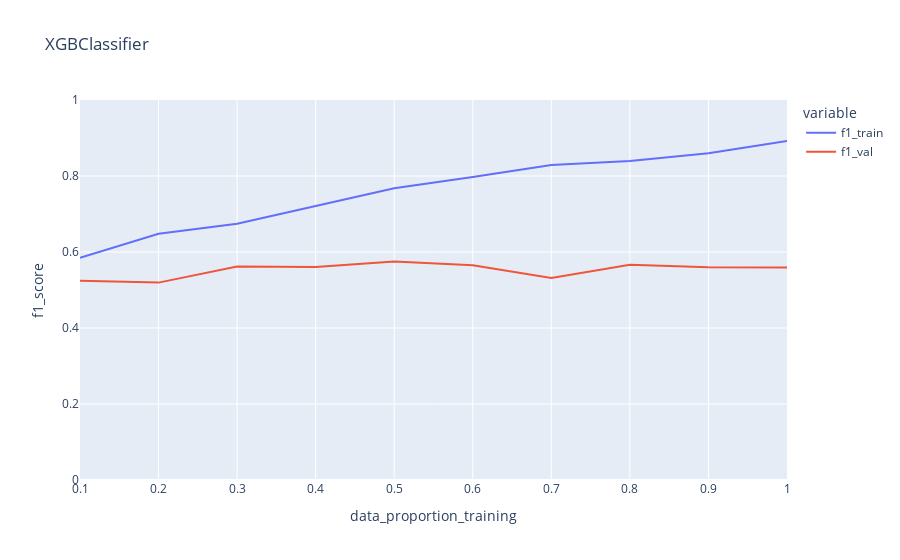
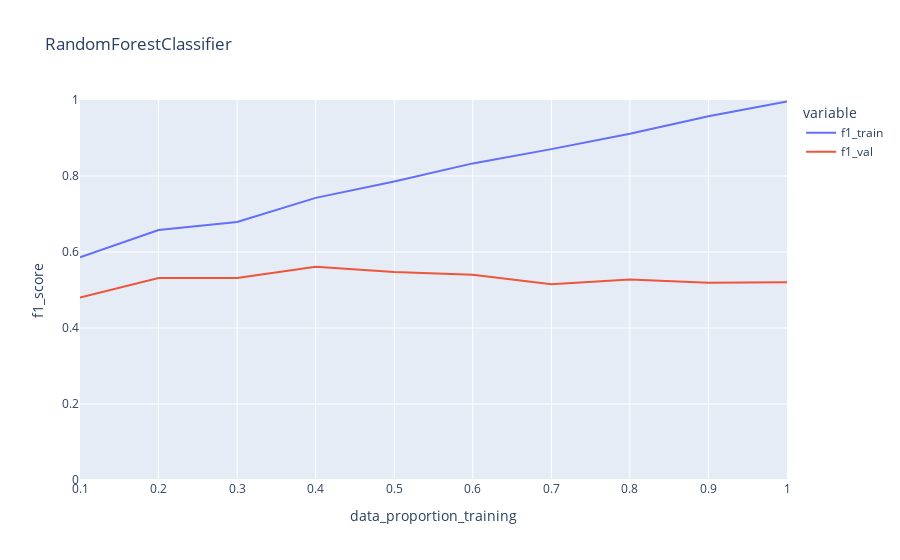
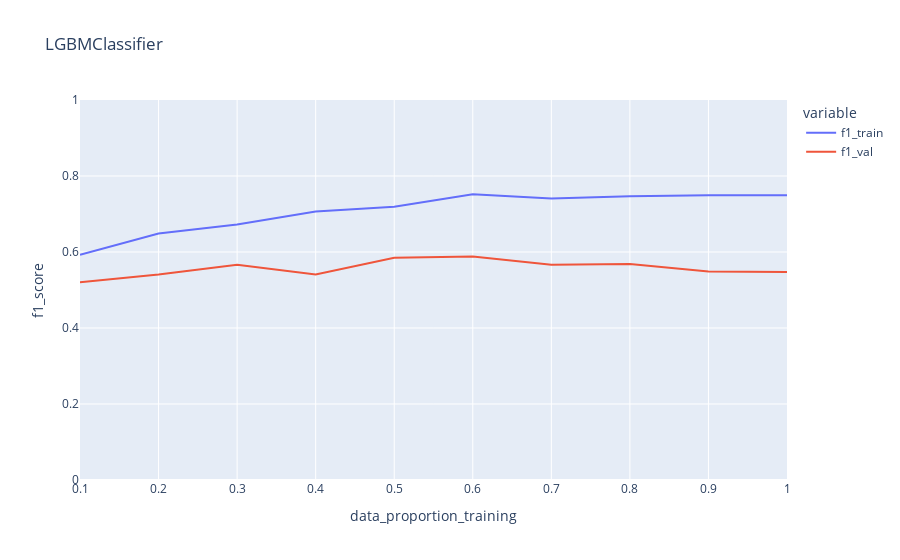

The notebook cell saved with these charts, in order:
### Code cell
for model in results['model'].unique().to_list():
    check_score_overfit(model)

### Figure 1 — Plotly figure (JSON) as saved in the notebook; plotly's stock layout.template omitted (floating-point values rounded to 4 significant figures)
{"data": [{"hovertemplate": "variable=f1_train<br>data_proportion_training=%{x}<br>f1_score=%{y}<extra></extra>", "legendgroup": "f1_train", "line": {"color": "#636efa", "dash": "solid"}, "marker": {"symbol": "circle"}, "mode": "lines", "name": "f1_train", "orientation": "v", "showlegend": true, "type": "scatter", "x": [0.1, 0.2, 0.3, 0.4, 0.5, 0.6, 0.7, 0.8, 0.9, 1], "xaxis": "x", "y": [0.5849, 0.6478, 0.6745, 0.7203, 0.7677, 0.7975, 0.8289, 0.8397, 0.86, 0.8921], "yaxis": "y"}, {"hovertemplate": "variable=f1_val<br>data_proportion_training=%{x}<br>f1_score=%{y}<extra></extra>", "legendgroup": "f1_val", "line": {"color": "#EF553B", "dash": "solid"}, "marker": {"symbol": "circle"}, "mode": "lines", "name": "f1_val", "orientation": "v", "showlegend": true, "type": "scatter", "x": [0.1, 0.2, 0.3, 0.4, 0.5, 0.6, 0.7, 0.8, 0.9, 1], "xaxis": "x", "y": [0.524, 0.5194, 0.5617, 0.5606, 0.5747, 0.5652, 0.5314, 0.5666, 0.56, 0.5592], "yaxis": "y"}], "layout": {"legend": {"title": {"text": "variable"}, "tracegroupgap": 0}, "title": {"text": "XGBClassifier"}, "xaxis": {"anchor": "y", "domain": [0, 1], "title": {"text": "data_proportion_training"}}, "yaxis": {"anchor": "x", "domain": [0, 1], "range": [0, 1], "title": {"text": "f1_score"}}}}

### Figure 2 — Plotly figure (JSON) as saved in the notebook; plotly's stock layout.template omitted (floating-point values rounded to 4 significant figures)
{"data": [{"hovertemplate": "variable=f1_train<br>data_proportion_training=%{x}<br>f1_score=%{y}<extra></extra>", "legendgroup": "f1_train", "line": {"color": "#636efa", "dash": "solid"}, "marker": {"symbol": "circle"}, "mode": "lines", "name": "f1_train", "orientation": "v", "showlegend": true, "type": "scatter", "x": [0.1, 0.2, 0.3, 0.4, 0.5, 0.6, 0.7, 0.8, 0.9, 1], "xaxis": "x", "y": [0.5861, 0.6577, 0.6791, 0.7424, 0.7855, 0.8332, 0.8707, 0.9113, 0.9573, 0.996], "yaxis": "y"}, {"hovertemplate": "variable=f1_val<br>data_proportion_training=%{x}<br>f1_score=%{y}<extra></extra>", "legendgroup": "f1_val", "line": {"color": "#EF553B", "dash": "solid"}, "marker": {"symbol": "circle"}, "mode": "lines", "name": "f1_val", "orientation": "v", "showlegend": true, "type": "scatter", "x": [0.1, 0.2, 0.3, 0.4, 0.5, 0.6, 0.7, 0.8, 0.9, 1], "xaxis": "x", "y": [0.4804, 0.5313, 0.5313, 0.561, 0.5473, 0.54, 0.5152, 0.5279, 0.5189, 0.5204], "yaxis": "y"}], "layout": {"legend": {"title": {"text": "variable"}, "tracegroupgap": 0}, "title": {"text": "RandomForestClassifier"}, "xaxis": {"anchor": "y", "domain": [0, 1], "title": {"text": "data_proportion_training"}}, "yaxis": {"anchor": "x", "domain": [0, 1], "range": [0, 1], "title": {"text": "f1_score"}}}}

### Figure 3 — Plotly figure (JSON) as saved in the notebook; plotly's stock layout.template omitted (floating-point values rounded to 4 significant figures)
{"data": [{"hovertemplate": "variable=f1_train<br>data_proportion_training=%{x}<br>f1_score=%{y}<extra></extra>", "legendgroup": "f1_train", "line": {"color": "#636efa", "dash": "solid"}, "marker": {"symbol": "circle"}, "mode": "lines", "name": "f1_train", "orientation": "v", "showlegend": true, "type": "scatter", "x": [0.1, 0.2, 0.3, 0.4, 0.5, 0.6, 0.7, 0.8, 0.9, 1], "xaxis": "x", "y": [0.5927, 0.6489, 0.6721, 0.7068, 0.7194, 0.7523, 0.7405, 0.7468, 0.7493, 0.7494], "yaxis": "y"}, {"hovertemplate": "variable=f1_val<br>data_proportion_training=%{x}<br>f1_score=%{y}<extra></extra>", "legendgroup": "f1_val", "line": {"color": "#EF553B", "dash": "solid"}, "marker": {"symbol": "circle"}, "mode": "lines", "name": "f1_val", "orientation": "v", "showlegend": true, "type": "scatter", "x": [0.1, 0.2, 0.3, 0.4, 0.5, 0.6, 0.7, 0.8, 0.9, 1], "xaxis": "x", "y": [0.5207, 0.5407, 0.5666, 0.5411, 0.5849, 0.588, 0.5665, 0.5686, 0.5486, 0.5473], "yaxis": "y"}], "layout": {"legend": {"title": {"text": "variable"}, "tracegroupgap": 0}, "title": {"text": "LGBMClassifier"}, "xaxis": {"anchor": "y", "domain": [0, 1], "title": {"text": "data_proportion_training"}}, "yaxis": {"anchor": "x", "domain": [0, 1], "range": [0, 1], "title": {"text": "f1_score"}}}}
